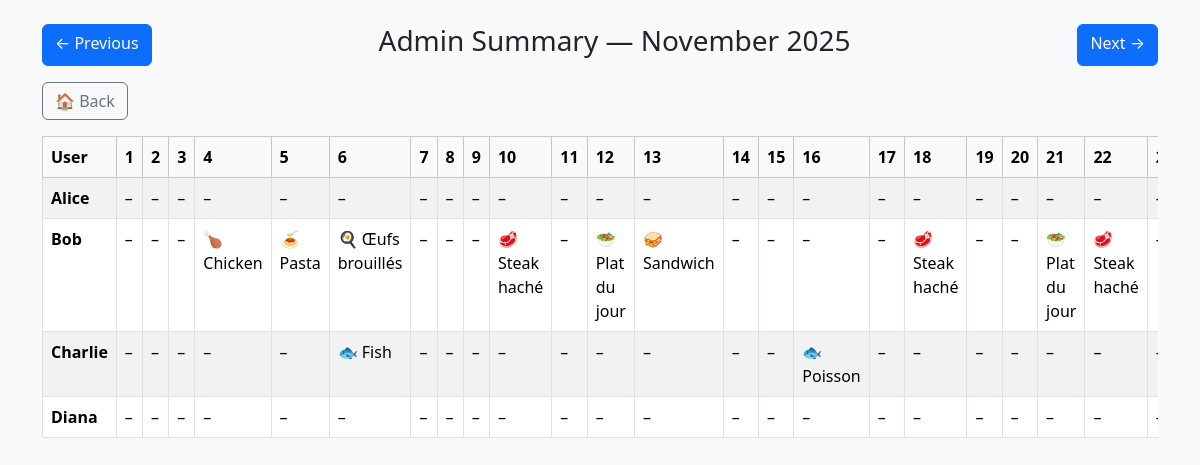
/admin?year=2025&month=11 (signed in), run on the app's committed database.
### tables this page shows
CREATE TABLE lunches (
            id INTEGER PRIMARY KEY AUTOINCREMENT,
            username TEXT NOT NULL,
            lunch_date TEXT NOT NULL,
            lunch_choice TEXT
        );

### app.py (the view)
@app.route("/admin")
@login_required
def admin_summary():
    year = int(request.args.get("year", date.today().year))
    month = int(request.args.get("month", date.today().month))
    conn = sqlite3.connect(DB_FILE)
    c = conn.cursor()
    c.execute(
        """
        SELECT username, lunch_date, lunch_choice
        FROM lunches
        WHERE strftime('%Y', lunch_date) = ? AND strftime('%m', lunch_date) = ?
        ORDER BY username, lunch_date
    """,
        (str(year), f"{month:02d}"),
    )
    rows = c.fetchall()
    conn.close()
    data = {user: {} for user in USERS}
    for username, lunch_date, lunch_choice in rows:
        day = int(lunch_date.split("-")[2])
        data.setdefault(username, {})[day] = lunch_choice
    num_days = monthrange(year, month)[1]
    days = list(range(1, num_days + 1))
    prev_month, next_month = month - 1, month + 1
    prev_year, next_year = year, year
    if prev_month == 0:
        prev_month, prev_year = 12, year - 1
    if next_month == 13:
        next_month, next_year = 1, year + 1
    return render_template(
        "admin.html",
        users=USERS,
        data=data,
        days=days,
        year=year,
        month=month,
        month_name=month_name[month],
        prev_month=prev_month,
        next_month=next_month,
        prev_year=prev_year,
        next_year=next_year,
    )

### app.py (called while the page is built)
@login_manager.user_loader
def load_user(user_id):
    conn = sqlite3.connect(DB_FILE)
    c = conn.cursor()
    c.execute("SELECT id, username FROM users WHERE id = ?", (int(user_id),))
    row = c.fetchone()
    conn.close()
    if row:
        return User(row[0], row[1])
    return None

### templates/admin.html (shortened to what this page needs)
<!DOCTYPE html>
<html>
<head>
    <link href="https://cdn.jsdelivr.net/npm/bootstrap@5.3.2/dist/css/bootstrap.min.css" rel="stylesheet">
</head>
<body class="bg-light">
<div class="container py-4">
    <div class="d-flex justify-content-between mb-3">
        <a class="btn btn-primary" href="{{ url_for('admin_summary', year=prev_year, month=prev_month) }}">← Previous</a>
        <h3>Admin Summary — {{ month_name }} {{ year }}</h3>
        <a class="btn btn-primary" href="{{ url_for('admin_summary', year=next_year, month=next_month) }}">Next →</a>
    </div>
    <a class="btn btn-outline-secondary mb-3" href="{{ url_for('index') }}">🏠 Back</a>
    <div class="table-responsive">
        <table class="table table-bordered table-striped">
            <thead class="table-light">
                <tr>
                    <th>User</th>
                    {% for d in days %}
                    <th>{{ d }}</th>
                    {% endfor %}
                </tr>
            </thead>
            <tbody>
                {% for user in users %}
                <tr>
                    <th>{{ user }}</th>
                    {% for d in days %}
                    <td>{{ data.get(user, {}).get(d, "–") }}</td>
                    {% endfor %}
                </tr>
                {% endfor %}
            </tbody>
        </table>
    </div>
</div>
</body>
</html>

### data on the page
lunches: get "🍗 Chicken"
lunches: get "🍝 Pasta"
lunches: get "🍳 Œufs brouillés"
lunches: get "🥩 Steak haché"
lunches: get "🥗 Plat du jour"
lunches: get "🥪 Sandwich"
lunches: get "🥩 Steak haché"
lunches: get "🥗 Plat du jour"
lunches: get "🥩 Steak haché"
lunches: get "🐟 Fish"
lunches: get "🐟 Poisson"

### other printed values
{{ month_name }} "November"
{{ year }} "2025"
{{ d }} "1" "2" "3" "4" "5" "6" "7" "8" "9" "10" "11" "12" "13" "14" "15" "16" "17" "18" "19" "20" "21" "22"
{{ user }} "Alice" "Bob" "Charlie" "Diana"
{{ data.get(user, {}).get(d, "–") }} "–" "–" "–" "–" "–" "–" "–" "–" "–" "–" "–" "–" "–" "–" "–" "–" "–" "–" "–" "–" "–" "–" "–" "–" "–" "–" "–" "–" "–" "–" "–" "–" "–" "–" "–" "–" "–" "–" "–" "–" "–" "–" "–" "–" "–" "–" "–" "–" "–" "–" "–" "–" "–" "–" "–" "–" "–" "–" "–" "–" "–" "–" "–" "–" "–" "–" "–" "–" "–" "–" "–" "–" "–" "–" "–" "–" "–"
